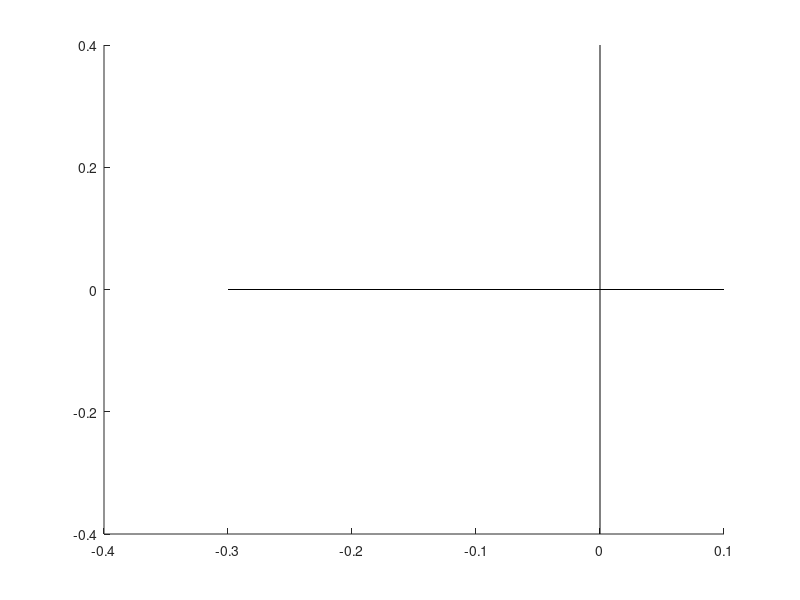

Reproduce this figure in MATLAB. (Note: this script raises an error after producing the figure.)
figure
hold on
plot([-0.3 0.1], [0 0], 'k')
plot([0 0], [-0.4 0.4],'k')
plot(real(omega), imag(omega),'o');
title('Real vs Complex Omega Values')
% we see that there are more points that are off the axes unlike skidrop
%%
thresh = 0.001;
bg = find(abs(omega) < thresh);
omega_bg = omega(bg);
phi_bg = Phi(:,bg);
%% Compute DMD construction of background
y0 = phi_bg\X1(:,1);
u_modes = zeros(length(y0),iter);
for j = 1:iter
   u_modes(:,j) = y0.*exp(omega_bg*t(j)); 
end
u_dmd_bg = phi_bg*u_modes;
%% Subtract background to get foreground
u_dmd_fg = col_images - abs(u_dmd_bg);
ind = find(u_dmd_fg < 0);
X_bgr = u_dmd_bg;
X_bgr(ind) = u_dmd_bg(ind) + u_dmd_fg(ind);
X_fgr = u_dmd_fg;
X_fgr(ind) = 0;
%% Show foreground
for j=1:iter
   image=reshape(u_dmd_fg(:,j),540,960);
   image=uint8(real(image));
   imshow(image);drawnow
end
%% Compare fg, bg and original
% fg
image=reshape(u_dmd_fg(:,50),540,960);
image=uint8(real(image));
imshow(image);drawnow
%% bg
image = reshape(u_dmd_bg(:,50),540,960);
image = uint8(real(image));
imshow(image); drawnow
%% Original
imshow(orig)